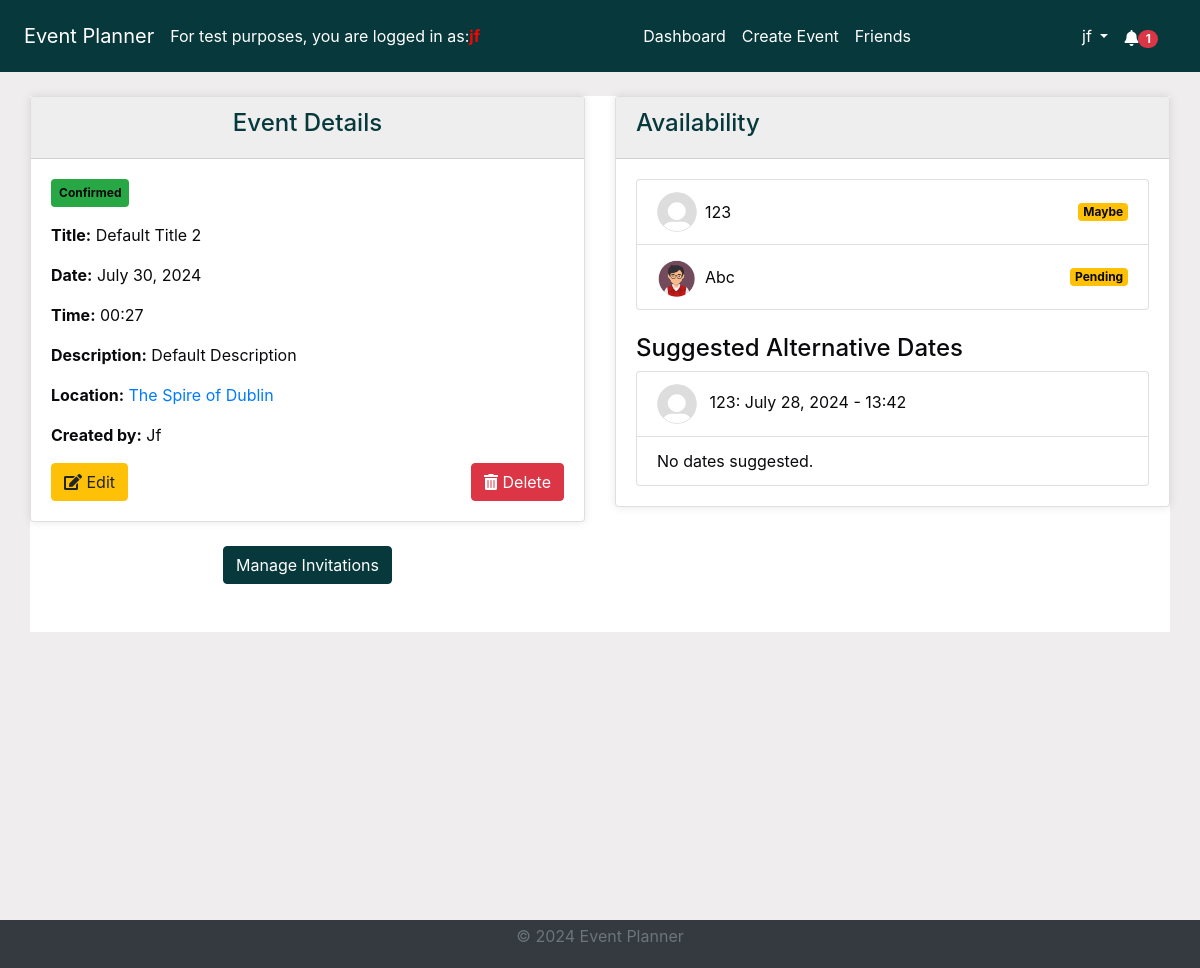
The page /events/details/286/ (signed in) on the database its author committed.
### events/models.py (models this page shows, shortened)
class Event(models.Model):
    STATUS_CHOICES = [
        ("Pending", "Pending"),
        ("Confirmed", "Confirmed"),
        ("Cancelled", "Cancelled"),
    ]
    title = models.CharField(max_length=100)
    description = models.TextField()
    location = models.CharField(max_length=255)
    created_by = models.ForeignKey(User, on_delete=models.CASCADE)
    proposed_date = models.DateTimeField()
    finalized_date = models.DateTimeField(null=True, blank=True)
    status = models.CharField(
        max_length=20, choices=STATUS_CHOICES, default="Pending"
    )
    created_at = models.DateTimeField(auto_now_add=True)
    updated_at = models.DateTimeField(auto_now=True)

### invitations/models.py (models this page shows, shortened)
class Invitation(models.Model):
    STATUS_CHOICES = [
        ("Pending", "Pending"),
        ("Accepted", "Accepted"),
        ("Declined", "Declined"),
    ]
    event = models.ForeignKey(
        Event, on_delete=models.CASCADE, related_name="invitations"
    )
    user = models.ForeignKey(User, on_delete=models.CASCADE)
    status = models.CharField(
        max_length=20, choices=STATUS_CHOICES, default="Pending"
    )
    suggested_date = models.DateTimeField(null=True, blank=True)
    read = models.BooleanField(default=False)
    created_at = models.DateTimeField(auto_now_add=True)
    updated_at = models.DateTimeField(auto_now=True)

### accounts/models.py (models this page shows, shortened)
class UserProfile(models.Model):
    user = models.OneToOneField(User, on_delete=models.CASCADE)
    profile_picture = models.CharField(max_length=254, default="default.svg")
    created_at = models.DateTimeField(auto_now_add=True)
    updated_at = models.DateTimeField(auto_now=True)

### events/views.py (the view, shortened to what this page needs)
# urls.py: path("<int:event_id>/", views.event_details, name="event_details"),
@login_required
def event_details(request, event_id):
    event = get_object_or_404(Event, id=event_id)
    invitations = Invitation.objects.filter(event=event)
    user_invitations = invitations.filter(user=request.user)
    user_invitations.update(read=True)
    Notification.objects.filter(
        event=event, user=request.user, read=False
    ).update(read=True)
    current_date = timezone.now().date()
    current_time = timezone.now().time()
    context = {
        "event": event,
        "invitations": invitations,
        "current_date": current_date,
        "current_time": current_time,
    }
    return render(request, "events/event_details.html", context)

### accounts/context_processors.py (called while the page is built)
def google_api_key(request):
    return {"GOOGLE_API_KEY": os.getenv("GOOGLE_API_KEY")}

### notifications/context_processors.py (called while the page is built)
def notifications(request):
    if request.user.is_authenticated:
        all_unread_notifications = Notification.objects.filter(
            user=request.user, read=False
        ).order_by("-created_at")
        unread_count = all_unread_notifications.count()
        recent_unread_notifications = all_unread_notifications[:8]
        return {
            "recent_unread_notifications": recent_unread_notifications,
            "unread_count": unread_count,
        }
    return {}

### templates/events/event_details.html (shortened to what this page needs)
{% extends 'base.html' %}
{% load static %}
{% block content %}
<div class="container mt-2">
    <div class="row">
        <div class="col-md-6">
            <div class="card">
                <div class="card-header bg-primary text-white text-center">
                    <h4>Event Details</h4>
                </div>
                <div class="card-body">
                    <span class="badge bg-{{ event.status|lower }} mb-3">{{ event.status|capfirst }}</span>
                    <p><strong>Title:</strong> {{ event.title|title }}</p>
                    <p><strong>Date:</strong> {{ event.proposed_date|date:"F j, Y" }}</p>
                    <p><strong>Time:</strong> {{ event.proposed_date|time:"H:i" }}</p>
                    <p><strong>Description:</strong> {{ event.description|capfirst }}</p>
                    <p><strong>Location:</strong> <a href="https://www.google.com/maps/search/?api=1&query={{ event.location }}" target="_blank">{{ event.location|capfirst }}</a></p>
                    <p><strong>Created by:</strong> {{ event.created_by.username|capfirst }}</p>
                    {% if request.user == event.created_by %}
                    <div class="d-flex justify-content-between mt-3">
                        <a href="{% url 'edit_event' event.id %}" class="btn btn-warning"><i class="fas fa-edit"></i> Edit</a>
                        <button class="btn btn-danger delete-btn" data-event-id="{{ event.id }}"><i class="fas fa-trash-alt"></i> Delete</button>
                    </div>
                    {% endif %}
                </div>
            </div>
            {% if request.user == event.created_by %}
            <div class="row mt-4 ">
                <div class="col-md-12 text-center">
                    <a href="{% url 'manage_invitations' event.id %}" class="btn btn-primary mb-5">Manage Invitations</a>
                </div>
            </div>
            {% endif %}
        </div>
        <div class="col-md-6">
            <div class="card">
                <div class="card-header bg-secondary text-white">
                    <h4>Availability</h4>
                </div>
                <div class="card-body">
                    <ul class="list-group">
                        {% for invitation in event.invitations.all %}
                            <li class="list-group-item d-flex justify-content-between align-items-center">
                                <img src="{% static 'images/profile_pictures/' %}{{ invitation.user.userprofile.profile_picture }}" alt="{{ invitation.user.username }}'s profile picture" class="rounded-circle mr-2" style="width: 40px; height: 40px;">
                                <span style="margin-right:auto;"> {{ invitation.user.username|capfirst }} </span>
                                <span class="badge bg-{{ invitation.status|lower }}">{{ invitation.status }}</span>
                            </li>
                        {% empty %}
                            <li class="list-group-item">No invitations sent.</li>
                        {% endfor %}
                    </ul>
                    <h4 class="mt-4">Suggested Alternative Dates</h4>
                    <ul class="list-group">
                        {% for invitation in event.invitations.all %}
                            {% if invitation.suggested_date %}
                            <li class="list-group-item">
                                <img src="{% static 'images/profile_pictures/' %}{{ invitation.user.userprofile.profile_picture }}" alt="{{ invitation.user.username }}'s profile picture" class="rounded-circle mr-2" style="width: 40px; height: 40px;">
                                {{ invitation.user.username|capfirst }}: {{ invitation.suggested_date|date:"F j, Y" }} - {{ invitation.suggested_date|time:"H:i" }}
                            </li>
                            {% else %}
                                <li class="list-group-item">No dates suggested.</li>
                            {% endif %}
                            {% empty %}
                            <li class="list-group-item">No dates suggested.</li>
                        {% endfor %}
                    </ul>
                </div>
            </div>
        </div>
    </div>
</div>
{% endblock %}

### templates/base.html (shortened to what this page needs)
<!DOCTYPE html>
<html lang="en">
<head>
    {% load static %}
    <link rel="stylesheet" href="https://stackpath.bootstrapcdn.com/bootstrap/4.5.2/css/bootstrap.min.css">
    <link rel="stylesheet" href="{% static 'css/styles.css' %}">
    <link rel="stylesheet" href="https://cdnjs.cloudflare.com/ajax/libs/font-awesome/5.15.4/css/all.min.css">
    <link rel="stylesheet" href="https://cdnjs.cloudflare.com/ajax/libs/fullcalendar/3.10.2/fullcalendar.min.css" />
</head>
<body class="c-app">
    <header class="c-header c-header-light c-header-fixed">
        <nav class="navbar navbar-expand-lg navbar-light">
            <a class="navbar-brand" href="{% url 'home' %}">Event Planner</a>
            For test purposes, you are logged in as:
            <strong style="color:red;">   {{ user.username }} </strong>
            <div class="collapse navbar-collapse" id="navbarSupportedContent">
                {% if user.is_authenticated %}
                <ul class="navbar-nav mx-auto">
                    <li class="nav-item {% if request.resolver_match.url_name == 'dashboard' %}active{% endif %}">
                        <a class="nav-link" href="{% url 'dashboard' %}">Dashboard</a>
                    </li>
                    <li class="nav-item {% if request.resolver_match.url_name == 'create_event' %}active{% endif %}">
                        <a class="nav-link" href="{% url 'create_event' %}">Create Event</a>
                    </li>
                    <li class="nav-item {% if request.resolver_match.url_name == 'friends_page' %}active{% endif %}">
                        <a class="nav-link" href="{% url 'friends_page' %}">Friends</a>
                    </li>
                    {% endif %}
                </ul>
                {% if user.is_authenticated %}
                <ul class="navbar-nav d-flex">
                    <li class="nav-item dropdown">
                        <a class="nav-link dropdown-toggle" href="#" id="profileLink" role="button" data-toggle="dropdown" aria-haspopup="true" aria-expanded="false">
                            {{ user.username }}
                        </a>
                    </li>
                </ul>
                {% endif %}
            </div>
            {% if user.is_authenticated %}
                <ul class="navbar-nav ml-auto d-flex">
                    <li class="nav-item">
                        <a class="nav-link" href="#" id="notificationBell" role="button" data-toggle="dropdown" aria-haspopup="true" aria-expanded="false">
                            <i class="fas fa-bell"></i>
                            {% if unread_count > 0 %}
                                <span class="badge badge-pill badge-danger">{{ unread_count }}</span>
                            {% else %}
                                <span class="badge badge-pill badge-danger" style="opacity: 0;">{{ unread_count }}</span>
                            {% endif %}
                        </a>
                    </li>
                </ul>
            {% endif %}
        </nav>
    </header>
    <main class="c-main">
        <div class="container-fluid">
            <div class="fade-in">
                {% block content %}{% endblock %}
            </div>
        </div>
    </main>
    <footer class="footer py-1">
        <div class="container text-center">
            <p class="text-muted">&copy; 2024 Event Planner</p>
        </div>
    </footer>
</body>
</html>

### static/css/styles.css (style rules this page uses)
* { box-sizing: border-box; }
body, html { margin: 0; padding: 0; font-family: var(--font-family-sans-serif); background-color: var(--background); color: var(--text); height: 100%; }
:root { --primary: #07393c; --secondary: #2C666E; --accent: #90DDF0; --background: #F0EDEE; --text: #0A090C; --heading-bg: #eeeeee; --white: #fff; --gray: #6c757d; --gray-dark: #343a40; --success: #28a745; --info: #17a2b8; --warning: #ffc107; --danger: #dc3545; --light: #f8f9fa; --dark: #343a40; --breakpoint-xs: 0; --breakpoint-sm: 576px; --breakpoint-md: 768px; --breakpoint-lg: 992px; --breakpoint-xl: 1200px; --font-family-sans-serif: -apple-system, BlinkMacSystemFont, "Segoe UI", Roboto, "Helvetica Neue", Arial, "Noto Sans", sans-serif, "Apple Color Emoji", "Segoe UI Emoji", "Segoe UI Symbol", "Noto Color Emoji"; --font-family-monospace: SFMono-Regular, Menlo, Monaco, Consolas, "Liberation Mono", "Courier New", monospace; }
.container-fluid { display: flex; flex-direction: column; min-height: 100vh; }
.row { flex: 1; display: flex; }
.bg-primary { background-color: var(--primary) !important; }
.bg-secondary { background-color: var(--secondary) !important; }
.btn-primary { background-color: var(--primary) !important; border-color: var(--primary) !important; }
header { background-color: var(--primary) !important; color: var(--white) !important; padding: .5rem !important; margin-bottom: 1rem !important; }
header a, header .navbar-brand, header .nav-link { color: var(--white) !important; }
.card-header { background-color: var(--heading-bg) !important; color: var(--primary) !important; }
footer { background-color: var(--dark) !important; color: var(--white) !important; padding: 1px 0px !important; padding-top: 0 !important; padding-bottom: 0 !important; margin-top: 2rem !important; text-align: center !important; margin-top: auto; }
.add-btn, .delete-btn, .edit-btn, .invite-btn { margin: 0; }
body>main>div>div>div.container { background-color: var(--white); padding: 2rem; box-shadow: 0 0 10px rgba(0, 0, 0, .5); }
.card-body>span { padding: .5rem; }
.bg-accept, .bg-confirmed { background-color: var(--success) !important; }
.bg-maybe, .bg-pending { background-color: var(--warning) !important; }
.card { box-shadow: 0 0 10px rgba(0, 0, 0, .1); min-height: 50%; }
.navbar-nav.mx-auto { flex: 1; justify-content: center; }
#notificationBell { margin-right: 10px; padding-top: .9rem; display: flex; justify-content: flex-end; }
body>main>div>div>div.container { padding: 0rem; box-shadow: none; }

### rows shown on the page
Event: status "Confirmed", title "Default Title 2", proposed_date "July 30, 2024", proposed_date "00:27", description "Default Description", location "The Spire of Dublin", created_by.username "Jf"
Invitation: user.userprofile.profile_picture (placeholder picture), user.username "123", status "Maybe", suggested_date "July 28, 2024", suggested_date "13:42"
Invitation: user.userprofile.profile_picture (picture), user.username "Abc", status "Pending", shows "No dates suggested."

### other values the page prints
{{ user.username }} "jf"
{{ unread_count }} "1"
